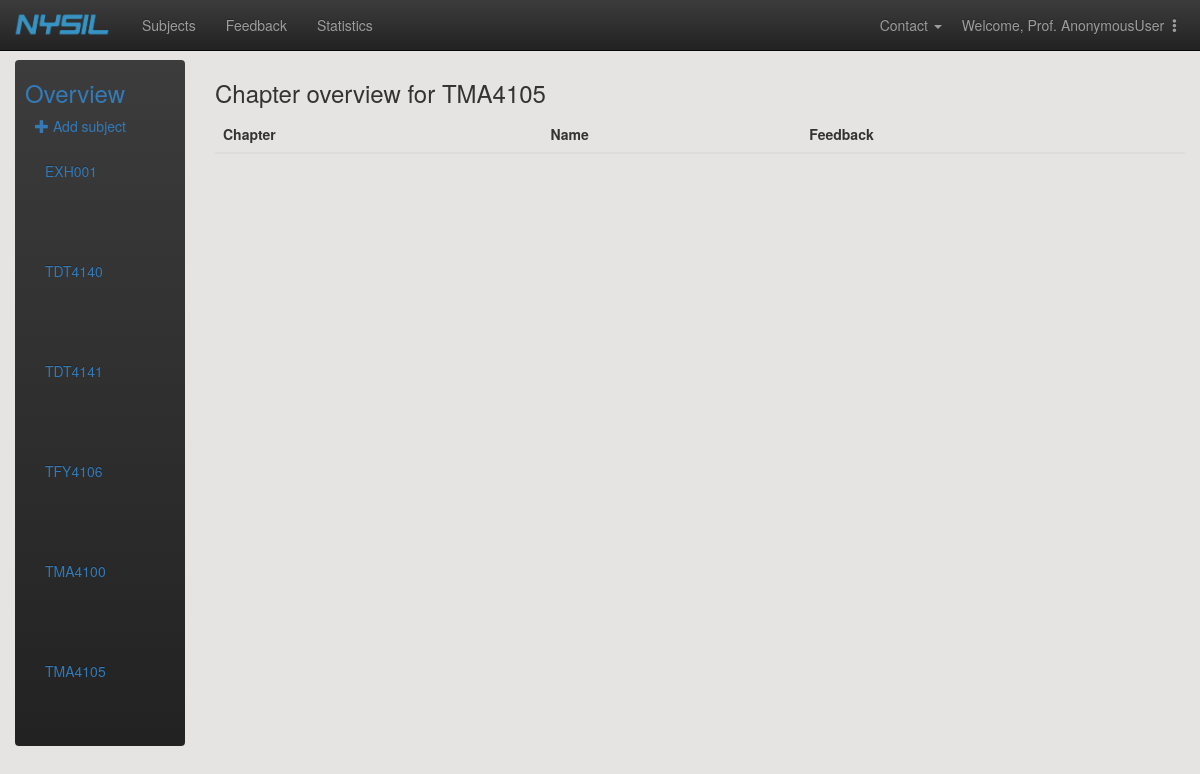
The page /adminpage/tilbakemeldinger/TMA4105/ on the database as committed earlier.
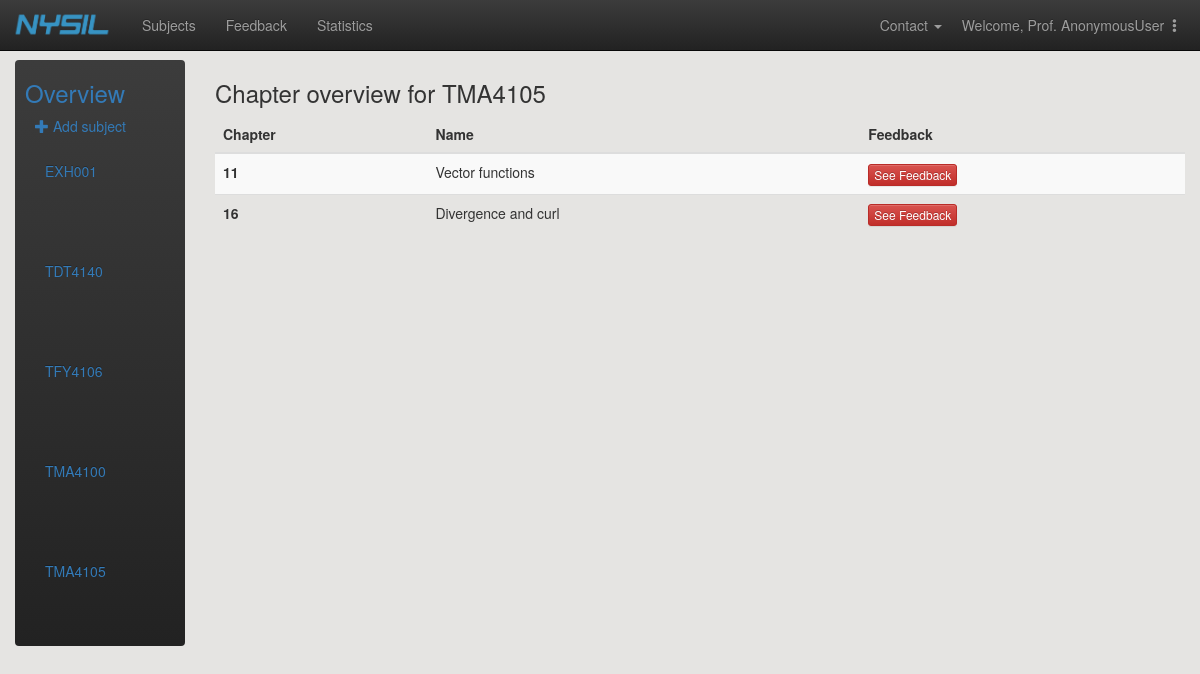
The same page on the database as committed later.
### main/models.py (models this page shows, shortened)
class Subject(models.Model):
    subject_code = models.CharField(max_length=20, primary_key=True) # primary key
    subject_name = models.CharField(max_length=30)
    professor_firstname = models.CharField(max_length=30)
    professor_lastname = models.CharField(max_length=30)
    professor_email = models.EmailField()
    class Meta:
        ordering = ['subject_code']
    def __str__(self):
        return self.subject_code
    def get_full_name(self):
        return self.professor_firstname + " " + self.professor_lastname
    get_full_name.short_description = 'Professor' # headline of professor-column in the admin-table

class Chapter(models.Model):
    class Meta:
        unique_together = ('subject', 'chapter_number') # handle the exception this may cause
        ordering = ['chapter_number']
    chapter_number = models.PositiveIntegerField(default = 0)
    chapter_name = models.CharField(max_length=50)
    subject = models.ForeignKey(Subject, on_delete=models.CASCADE) # to controll which subject the theme belongs to
    def get_number_and_name(self):
        return "Chapter" + str(self.chapter_number) + ": " + str(self.chapter_name)
    get_number_and_name.short_description = 'Chapter'

### adminpage/views.py (the view)
# urls.py: url(r'^tilbakemeldinger/(?P<subject_pk>[A-Za-z0-9]+)/$', views.chapters, name="chapters"),
def chapters(req,subject_pk):
    subjects = Subject.objects.all()
    subject = Subject.objects.get(pk=subject_pk)
    context = {'subject':subject,'subjects':subjects}
    return render(req,'adminpage/chapters.html',context)

### adminpage/templates/adminpage/chapters.html
{% extends 'adminpage/tilbakemeldinger.html' %}
{% block extension %}
<div class="col-md-10">
    <div style ="width:90%">
        <div style="float: left; width: 50%">
            <h3> Chapter overview for {{ subject }} </h3>
        </div>
    </div>
    <table class="table table-striped">
        <thead>
            <tr>
                <th>Chapter</th>
                <th>Name</th>
                <th>Feedback</th>
            </tr>
        </thead>
        <tbody>
            {% for chapter in subject.chapter_set.all %}
                <tr>
                    <th scope="row">{{ chapter.chapter_number }}</th>
                    <td> {{ chapter.chapter_name }}</td>
                    <td><div><a class="btn btn-xs btn-danger" href="{% url 'adminpage:chapter_feedback' subject_pk=subject.pk chapter_pk=chapter.pk %}">See Feedback</a></div></td>
                </tr>
            {% endfor%}
        </tbody>
    </table>
</div>
{% endblock%}

### adminpage/templates/adminpage/tilbakemeldinger.html (shortened to what this page needs)
{% extends 'adminpage/admin_header.html' %}
{% load static %}
{% block content %}
    <div class="container-fluid">
      <div class="row">
        <div class="col-sm-3 col-md-2 sidebar">
          <ul class="nav nav-sidebar navbar-inverse">
              <li ><p id="id_fagoversikt"><h3 id="id_fagoversikt_text" style="color:#337AB7;margin-left:10px">Overview</h3><span class="sr-only">(current)</span></p></li>
              <p class="center-large" style="margin-left:20px"><a href="{% url 'adminpage:new_subject' %}"><span class="glyphicon glyphicon-plus"></span>  Add subject</a></p>
                {% for subject in subjects %}
                <div class="collapse navbar-collapse" id="id_subject_overview_menu">
                    <ul class="nav navbar-nav navbar-left" style="width:120px">
                      <li style="float:left">
                          <a href="{% url 'adminpage:chapters' subject_pk=subject.pk %}" style="color:#337AB7;width:150px">
                              {{ subject }}
                          </a>
                      </li>
                    </ul>
                    <ul class="nav navbar-nav navbar-right" id="id_nav_drop" style="width:-10px">
                        <li class="dropdown">
                        </li>
                    </ul>
                 </div>
                {% endfor %}
          </ul>
        </div>
    {% block extension %}{% endblock %}
    </div>
</div>
{% endblock%}

Rows that differ between the two databases and show on the page:
removed Subject: subject_code "TDT4141"
added Chapter: chapter_number "11", chapter_name "Vector functions"
added Chapter: chapter_number "16", chapter_name "Divergence and curl"
